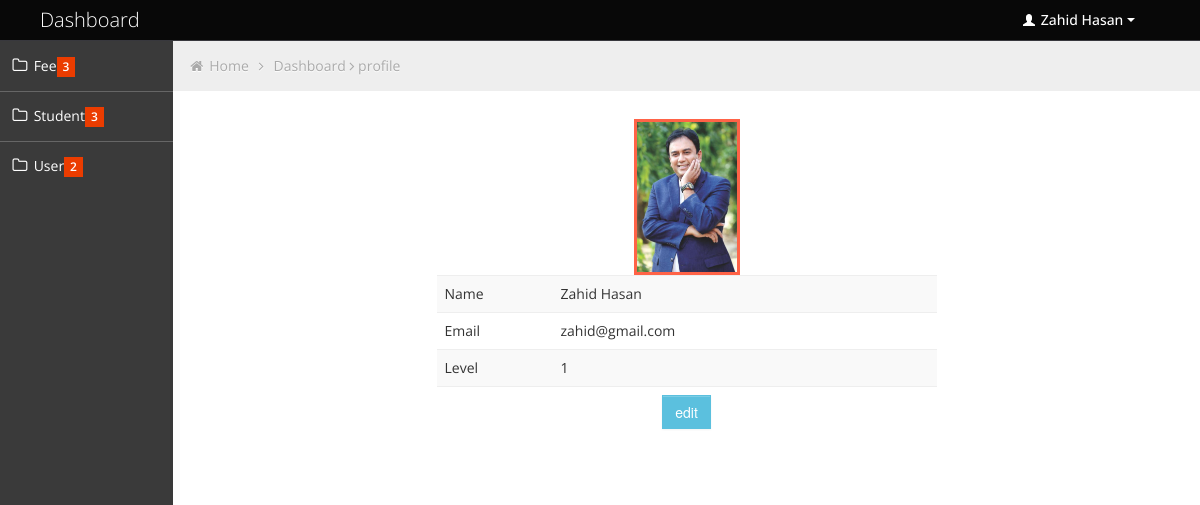
Page /admin/profile.php (signed in) on the committed database.
### tables this page shows
CREATE TABLE `user` (
  `user_id` int(8) NOT NULL,
  `user_image` varchar(255) NOT NULL,
  `user_name` varchar(50) NOT NULL,
  `user_email` varchar(80) NOT NULL,
  `user_password` varchar(50) NOT NULL,
  `user_level` tinyint(1) NOT NULL,
  `activation_status` tinyint(1) NOT NULL,
  `deleteStatus` int(1) NOT NULL
);

### admin/profile.php (called while the page is built, shortened)
<?php
	include 'dashboard.php';
?>

### classes/admin.php (called while the page is built, shortened)
<?php
    include 'database.php';
    class Admin{
        public $db;
        public function __construct() {
            $this->db=new Database();
        }
		public function viewUserWithId($id){
			$sql="SELECT * FROM user WHERE user_id='$id'";
			$result=mysqli_query($this->db->link,$sql);
			return $result;
		}
    }
?>

### classes/database.php (called while the page is built, shortened)
<?php
    class Database{
        public function __construct() {
            $userName="root";
            $hostName="localhost";
            $password="";
            $dbName="feecollectionsystem";
            $this->link= mysqli_connect($hostName, $userName, $password, $dbName);
        }
    }
?>

### admin/pages/profile.php (the view, shortened to what this page needs)
<center>
	<?php
		$result=$objAdmin->viewUserWithId($_SESSION['fcs_user_id']);
		$row=mysqli_fetch_assoc($result);
		if(isset($row['user_image'])){
			?>
			<img src="../<?php echo $row['user_image'];?>" style=" width:100px; border:3px solid tomato; "; alt="" />
			<?php
		}
	?>
	<table class="table table-striped" style='width:500px;'>
		<tr>
			<td width='100px'>Name</td>
			<td><?php echo $row['user_name'];?></td>
		</tr>
		<tr>
			<td>Email</td>
			<td><?php echo $row['user_email'];?></td>
		</tr>
		<tr>
			<td>Level</td>
			<td><?php echo $row['user_level'];?></td>
		</tr>
		<tr>
			<td colspan='2'>
				<center>
					<form action="editProfile.php" method='post'>
						<button onclick="myFunction()" id='editProfile' type='submit' name='editProfile' value='' class='btn btn-info'>edit</button>
					</form>
				</center>
			</td>
		</tr>
	</table>
</center>

### assets/backend/css/style.css (style rules this page uses)
body { background: #F5F5F5; color: #333; border: none; font-family: 'Open Sans', sans-serif; font-weight: 400; }
.btn { display: inline-block; padding: 6px 12px; margin-bottom: 0; font-size: 14px; font-weight: 500; line-height: 20px; text-align: center; white-space: nowrap; vertical-align: middle; cursor: pointer; border: 1px solid #a7a9aa; -webkit-border-radius: 0px !important; border-radius: 0px !important; }
.btn { color: #ffffff; background-color: #a7a9aa; border-color: #a7a9aa; background-image: none; filter: none; text-shadow: none; }
.btn-info { background-color: #5bc0de; border-color: #5bc0de; }
.table th, .table td { border-top: 1px solid #eee; }

### assets/backend/css/halflings.css (style rules this page uses)
html, html .halflings { -webkit-font-smoothing: antialiased !important; }

### rows in the picture
user: user_image (picture), user_name "Zahid Hasan", user_email "zahid@gmail.com", user_level "1"

### other values in the picture
$_SESSION['fcs_user_name'] "Zahid Hasan"
$breadcrumb "profile"
